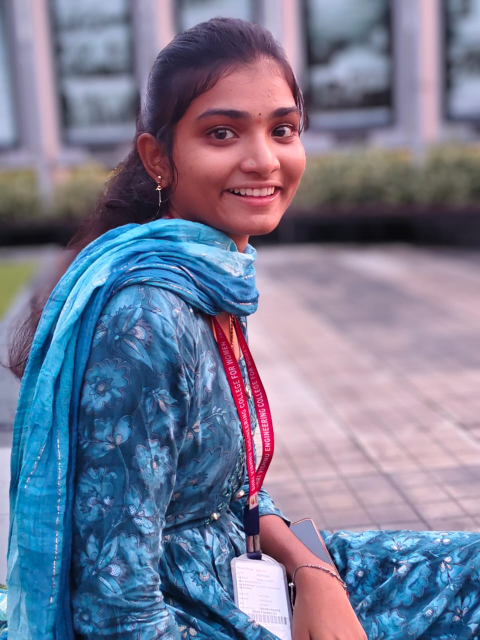
#> input picture Harshini-Nandi/assets/me.jpeg, 960 x 1280 px (shown at 1/2 size)
$ python generate_ascii.py
#> lines starting #> are read from the running program, lines starting #| are printed output that depends on the picture; after the words box and inside, x2 and y2 are one past the last pixel; in counts of white or black regions, pixels touching at a corner belong together
"""
Convert a photo into ASCII art (assets/ascii.txt).

The background is removed automatically (the subject is sharp, the backdrop is
blurred), so only the person shows up - like a terminal-style portrait.

Usage:
    python generate_ascii.py
    python generate_ascii.py --width 80 --contrast 1.6
"""
import argparse
import numpy as np
from PIL import Image, ImageOps, ImageFilter, ImageDraw

RAMP = " .:;+=xjzXYUOQ0#%&@"        # short ramp = cleaner portrait


# Portrait outline as fractions of the ORIGINAL photo (x, y). Tuned for assets/me.jpeg:
# head + hair + shoulders + dupatta. Edit these points if you use another photo.
OUTLINE = [
    (0.155, 0.340), (0.200, 0.255), (0.250, 0.150), (0.310, 0.080), (0.390, 0.032),
    (0.480, 0.028), (0.560, 0.055), (0.620, 0.120), (0.645, 0.190), (0.648, 0.260),
    (0.620, 0.325), (0.585, 0.370), (0.550, 0.385), (0.552, 0.470), (0.575, 0.560),
    (0.600, 0.650), (0.620, 0.730), (0.000, 0.730), (0.000, 0.560), (0.030, 0.500),
    (0.090, 0.425),
]


def subject_mask(img, crop, orig_size, feather=0.012):
    """Soft portrait mask (1 = person, 0 = background) in cropped-image coordinates."""
    W, H = orig_size
    l, t, r, b = crop
    cw, ch = img.size
    pts = [((x * W - l * W) * cw / ((r - l) * W), (y * H - t * H) * ch / ((b - t) * H))
           for x, y in OUTLINE]
    m = Image.new("L", img.size, 0)
    ImageDraw.Draw(m).polygon(pts, fill=255)
    m = m.filter(ImageFilter.GaussianBlur(cw * feather))
    return np.asarray(m, dtype=np.float32) / 255.0


def to_ascii(path, width=70, crop=(0.10, 0.0, 0.70, 0.55), contrast=1.25,
             gamma=1.0, invert=False, keep_bg=False):
#> called with path = 'assets/me.jpeg', width = 72, crop = (0.1, 0, 0.7, 0.55), contrast = 1.25, gamma = 1, invert = False, keep_bg = False
    img = ImageOps.exif_transpose(Image.open(path).convert("RGB"))
#> img is the input picture: PIL image 960x1280 RGB; mean R, G, B 118, 122.9, 147.8
    w, h = img.size
#> w = 960; h = 1280
    l, t, r, b = crop
    img = img.crop((int(l * w), int(t * h), int(r * w), int(b * h)))
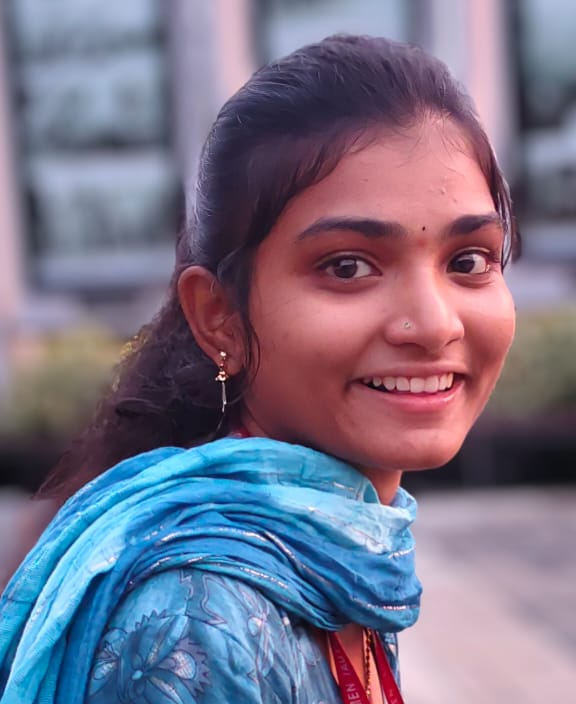
#> img: PIL image 576x704 RGB; mean R, G, B 119.8, 114.3, 136.5

    mask = np.ones(img.size[::-1], dtype=np.float32) if keep_bg else subject_mask(img, crop, (w, h))
#> in subject_mask, `m = Image.new("L", img.size, 0)`: m: PIL image 576x704 L; every value is 0
#> in subject_mask, `ImageDraw.Draw(m).polygon(pts, fill=255)`:
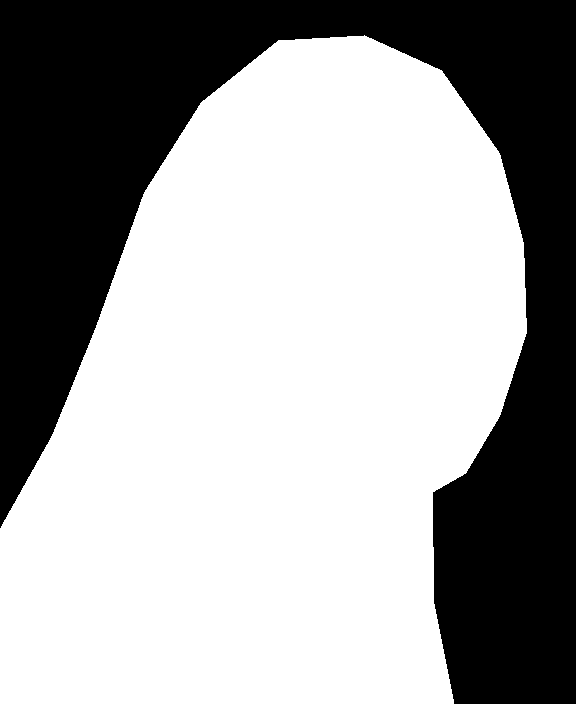
#> m: PIL image 576x704 L; 64% white; 1 black region, box (x1, y1, x2, y2) and area: (0, 0, 576, 704) 145991

    # local-contrast enhancement: keeps facial features instead of blowing out skin
    g = ImageOps.grayscale(img)
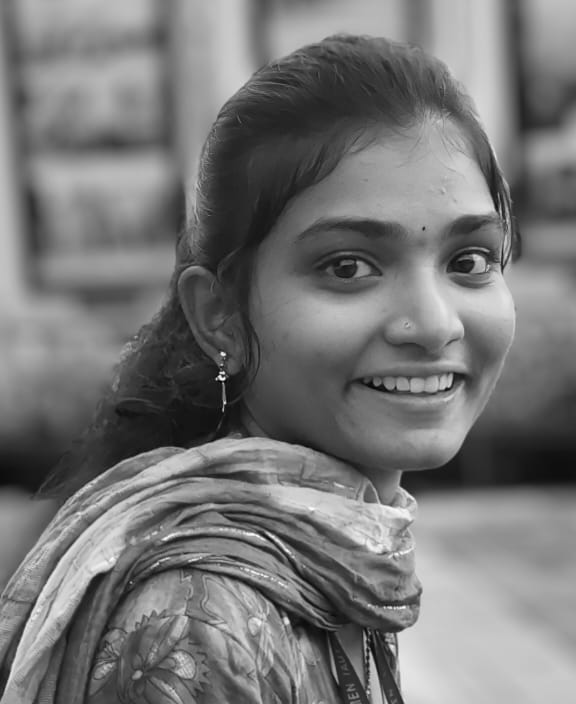
#> g: PIL image 576x704 L; min 4, max 253, mean 118.5
    arr = np.asarray(g, dtype=np.float32) / 255.0
    blur = np.asarray(g.filter(ImageFilter.GaussianBlur(img.size[0] * 0.06)),
                      dtype=np.float32) / 255.0
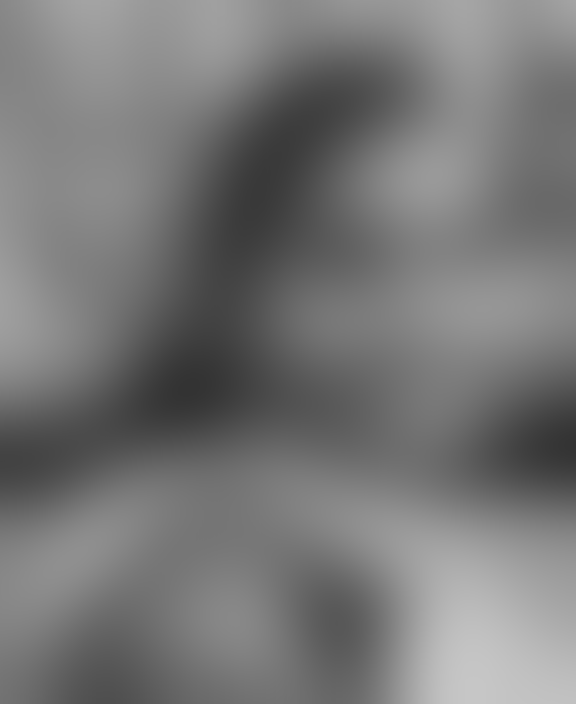
#> blur: shape (704, 576) float32; min 0.2, max 0.776, mean 0.466
    arr = 0.55 * arr + 0.45 + 2.6 * (arr - blur)          # mid-grey base + detail
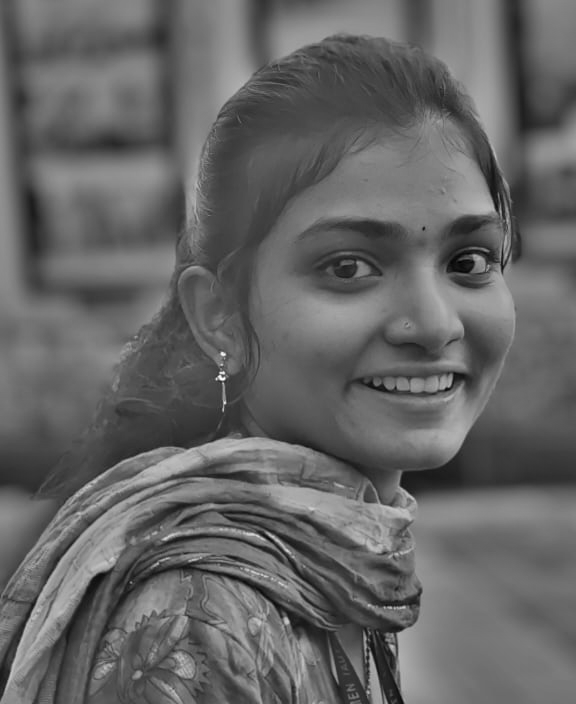
#> arr: shape (704, 576) float32; min -0.77, max 2.93, mean 0.703; drawn with min black and max white
    arr = np.clip(arr, 0, 1)
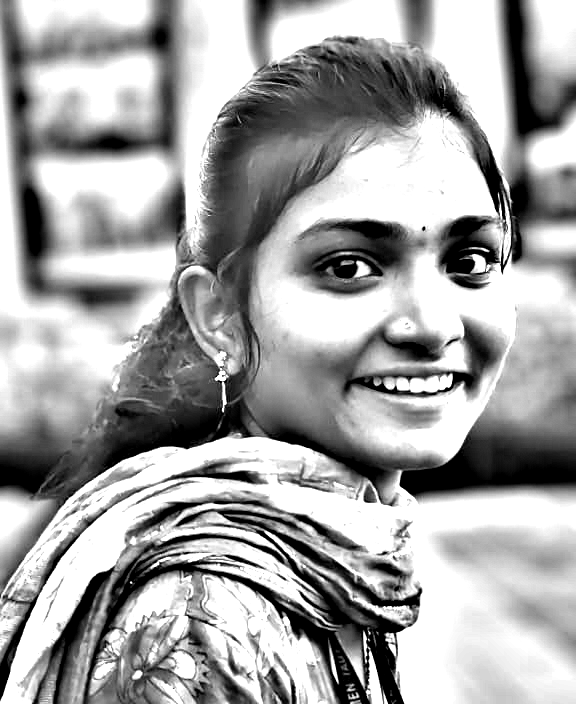
#> arr: shape (704, 576) float32; min 0, max 1, mean 0.643
    g = Image.fromarray((arr * 255).astype(np.uint8))

    cw, ch = g.size
#> cw = 576; ch = 704
    height = int(width * (ch / cw) * 0.5)          # chars are ~2x taller than wide
#> height = 44
    g = g.resize((width, height), Image.LANCZOS)
#> g: PIL image 72x44 L
    m = np.asarray(Image.fromarray((mask * 255).astype(np.uint8)).resize(
        (width, height), Image.LANCZOS), dtype=np.float32) / 255.0
#> m: shape (44, 72) float32

    a = (np.asarray(g, dtype=np.float32) / 255.0) ** gamma
    a = np.clip((a - 0.5) * contrast + 0.5, 0, 1)
    if invert:
        a = 1 - a
    a = a * m                                      # background -> blank

    idx = (a * (len(RAMP) - 1)).astype(int)
    idx[m < 0.35] = 0
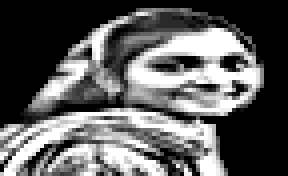
#> idx: shape (44, 72) int64 (shown 4 times larger); min 0, max 18, mean 6.63; drawn with min black and max white
    return "\n".join("".join(RAMP[i] for i in row).rstrip() for row in idx)


if __name__ == "__main__":
    p = argparse.ArgumentParser()
    p.add_argument("--image", default="assets/me.jpeg")
    p.add_argument("--out", default="assets/ascii.txt")
    p.add_argument("--width", type=int, default=72)
    p.add_argument("--contrast", type=float, default=1.25)
    p.add_argument("--invert", action="store_true")
    p.add_argument("--keep-bg", action="store_true", help="don't remove background")
    p.add_argument("--crop", type=float, nargs=4, default=[0.10, 0.0, 0.70, 0.55],
                   metavar=("L", "T", "R", "B"))
    a = p.parse_args()
    art = to_ascii(a.image, a.width, tuple(a.crop), a.contrast, 1.0,
                   a.invert, a.keep_bg)
    open(a.out, "w").write(art + "\n")
    print(f"Saved {a.out}  ({a.width} cols x {len(art.splitlines())} rows)")
#| Saved assets/ascii.txt  (72 cols x 44 rows)
